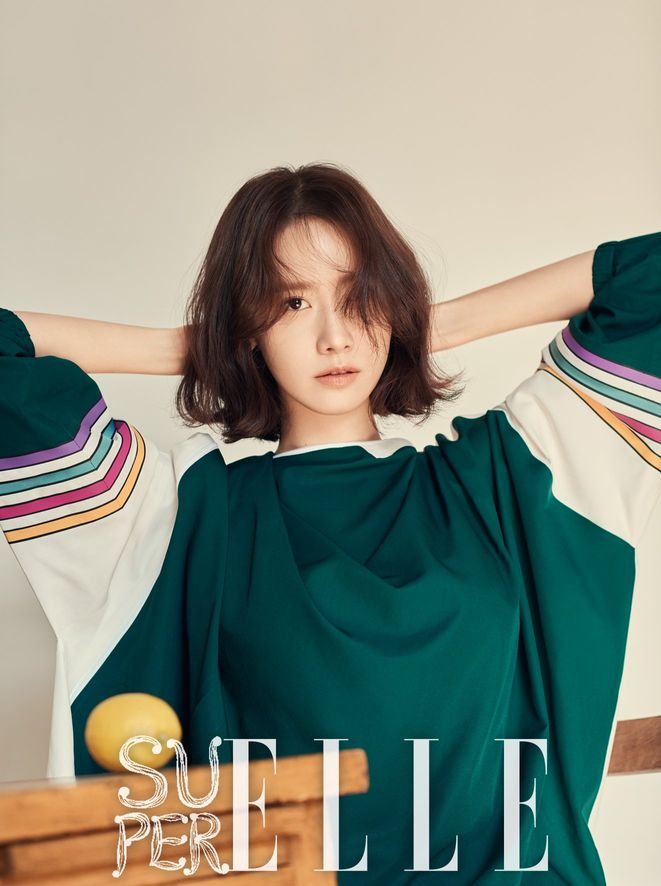
#> input picture images/limyoonah.jpg, 661 x 886 px
$ python utils.py
#> lines starting #> are read from the running program, lines starting #| are printed output that depends on the picture
import numpy as np
import os
import cv2
from matplotlib import pyplot as plt

def noisy(noise_typ, image):
    if noise_typ == "gauss":
        row,col,ch= image.shape
        mean = 0
        var = 0.1
        sigma = var**0.5
        gauss = np.random.normal(mean,sigma,(row,col,ch))
        gauss = gauss.reshape(row,col,ch)
        noisy = image + gauss
        return noisy
    elif noise_typ == "s&p":
        row,col,ch = image.shape
        s_vs_p = 0.5
        amount = 0.004
        out = np.copy(image)
        # Salt mode
        num_salt = np.ceil(amount * image.size * s_vs_p)
        coords = [np.random.randint(0, i - 1, int(num_salt)) for i in image.shape]
        out[coords] = 1

        # Pepper mode
        num_pepper = np.ceil(amount* image.size * (1. - s_vs_p))
        coords = [np.random.randint(0, i - 1, int(num_pepper)) for i in image.shape]
        out[coords] = 0
        return out
    elif noise_typ == "poisson":
        vals = len(np.unique(image))
        vals = 2 ** np.ceil(np.log2(vals))
        noisy = np.random.poisson(image * vals) / float(vals)
        return noisy
    elif noise_typ =="speckle":
        row,col,ch = image.shape
        gauss = np.random.randn(row,col,ch)
        gauss = gauss.reshape(row,col,ch)
        noisy = image + image * gauss
        return noisy

original = cv2.imread('images/limyoonah.jpg')
#> original is the input picture: shape (886, 661, 3); mean B, G, R 128.2, 141.5, 135
gray = cv2.cvtColor(original, cv2.COLOR_BGR2GRAY)
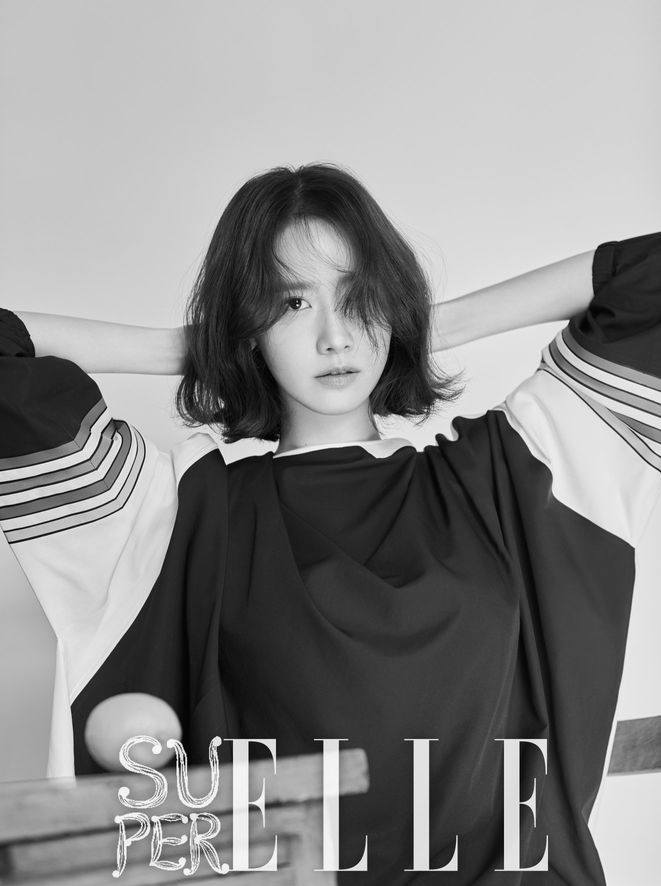
#> gray: shape (886, 661); min 0, max 255, mean 138
noisy_image = noisy('s&p', original)
#> in noisy, `out[coords] = 1`:
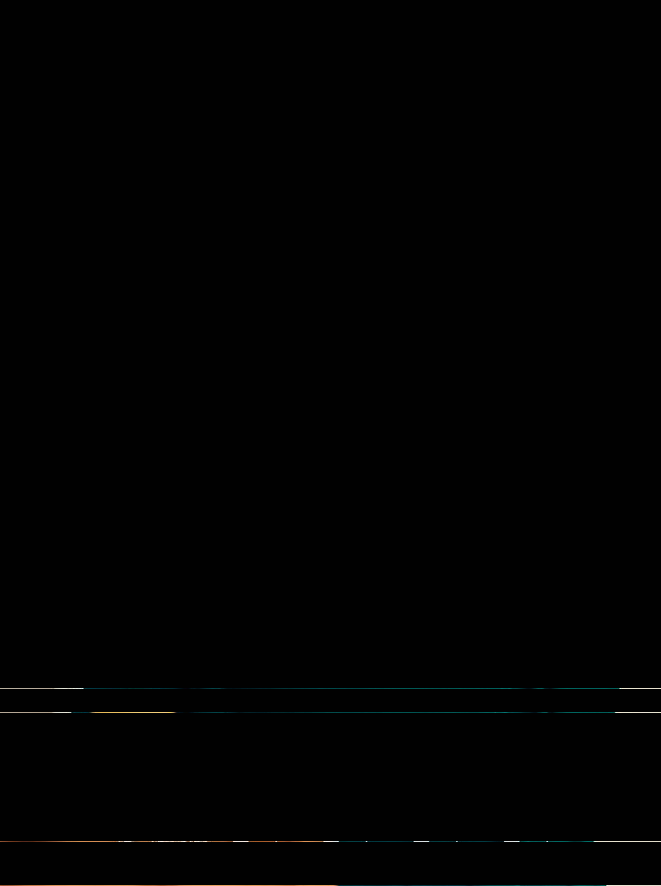
#> out: shape (886, 661, 3); mean B, G, R 1.4, 1.5, 1.4
recolor = cv2.cvtColor(noisy_image, cv2.COLOR_BGR2RGB)

plt.subplot(121), plt.imshow(gray, 'gray'), plt.title('Original')
plt.subplot(122), plt.imshow(recolor, 'gray'), plt.title('Salt & Pepper')
plt.show()
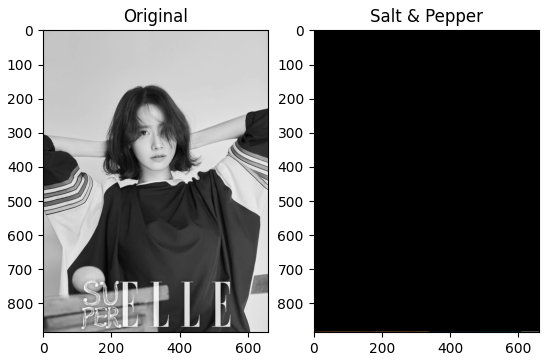
#> figure drawn by matplotlib, 2 panels
